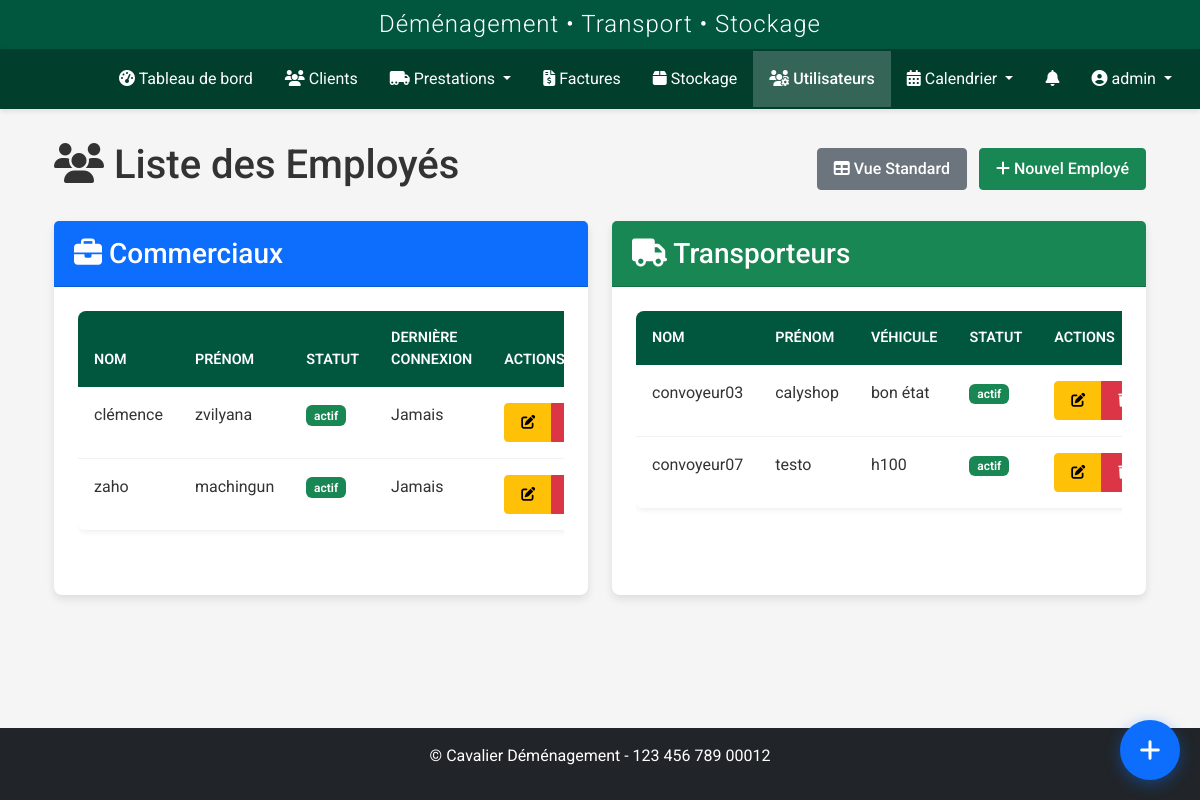
The app's page /utilisateurs/users/liste (signed in), older data.
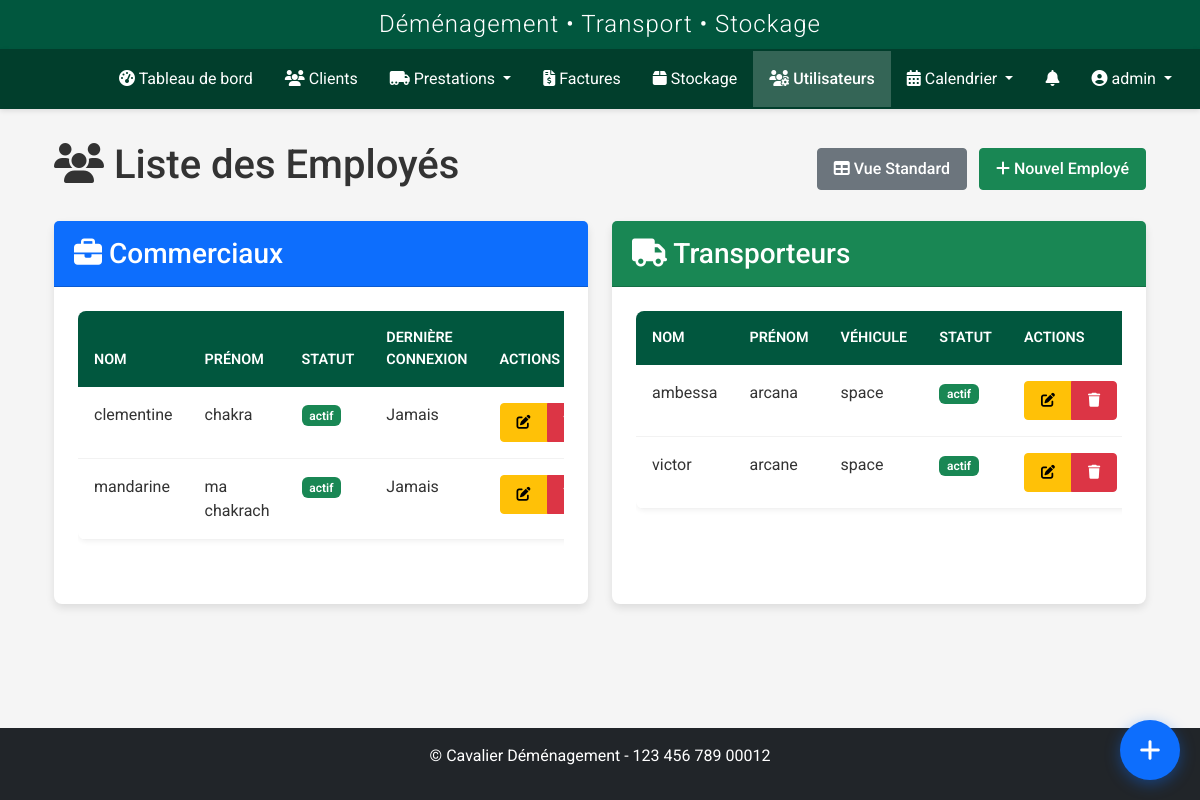
The same page, newer data.
### models.py (models this page shows, shortened)
class User(UserMixin, db.Model):
    id = db.Column(db.Integer, primary_key=True)
    nom = db.Column(db.String(64), nullable=False)
    prenom = db.Column(db.String(64), nullable=False)
    username = db.Column(db.String(64), unique=True, nullable=False)
    email = db.Column(db.String(120), unique=True, nullable=True)
    password_hash = db.Column(db.String(256), nullable=False)
    role = db.Column(db.String(20), nullable=False, default='transporteur')
    statut = db.Column(db.String(20), nullable=False, default='actif')
    vehicule = db.Column(db.String(100), nullable=True)
    type_vehicule_id = db.Column(db.Integer, db.ForeignKey('type_vehicule.id'), nullable=True)
    permis_conduire = db.Column(db.String(50), nullable=True)
    notes = db.Column(db.Text, nullable=True)
    derniere_connexion = db.Column(db.DateTime, nullable=True)
    date_creation = db.Column(db.DateTime, nullable=False, default=datetime.utcnow)
    prestations = db.relationship('Prestation', secondary=prestation_transporteurs, back_populates='transporteurs')
    type_vehicule = db.relationship('TypeVehicule', backref='transporteurs')
    def is_admin(self):
        return self.role in ['admin', 'superadmin']
    def is_transporteur(self):
        return self.role == 'transporteur' or self.is_admin()

### routes/user.py (the view)
@user_bp.route('/users/liste')
@login_required
@role_required('admin', 'superadmin')
def liste():
    users = User.query.filter(User.role.in_(['commercial', 'transporteur'])).order_by(User.role, User.nom).all()
    return render_template('users/liste.html', users=users)

### templates/users/liste.html (shortened to what this page needs)
{% extends "base.html" %}
{% block content %}
<div class="container-fluid">
    <div class="row mb-4">
        <div class="col-12">
            <div class="d-flex justify-content-between align-items-center">
                <h1><i class="fas fa-users"></i> Liste des Employés</h1>
                <div>
                    <a href="{{ url_for('user.index') }}" class="btn btn-secondary me-2">
                        <i class="fas fa-table"></i> Vue Standard
                    </a>
                    <a href="{{ url_for('user.add') }}" class="btn btn-success">
                        <i class="fas fa-plus"></i> Nouvel Employé
                    </a>
                </div>
            </div>
        </div>
    </div>
    <div class="row">
        <div class="col-md-6">
            <div class="card h-100">
                <div class="card-header bg-primary text-white">
                    <h3 class="card-title mb-0">
                        <i class="fas fa-briefcase"></i> Commerciaux
                    </h3>
                </div>
                <div class="card-body">
                    <div class="table-responsive">
                        <table class="table table-hover">
                            <thead>
                                <tr>
                                    <th>Nom</th>
                                    <th>Prénom</th>
                                    <th>Statut</th>
                                    <th>Dernière Connexion</th>
                                    <th>Actions</th>
                                </tr>
                            </thead>
                            <tbody>
                                {% for user in users %}
                                {% if user.role == 'commercial' %}
                                <tr>
                                    <td>{{ user.nom }}</td>
                                    <td>{{ user.prenom }}</td>
                                    <td>
                                        <span class="badge {% if user.statut == 'actif' %}bg-success{% else %}bg-danger{% endif %}">
                                            {{ user.statut }}
                                        </span>
                                    </td>
                                    <td>{{ user.derniere_connexion or 'Jamais' }}</td>
                                    <td>
                                        <div class="btn-group">
                                            <a href="{{ url_for('user.edit', id=user.id) }}" class="btn btn-sm btn-warning">
                                                <i class="fas fa-edit"></i>
                                            </a>
                                            <button class="btn btn-sm btn-danger" onclick="confirmDelete('{{ url_for('user.delete', id=user.id) }}', )">
                                            </button>
                                        </div>
                                    </td>
                                </tr>
                                {% endif %}
                                {% endfor %}
                            </tbody>
                        </table>
                    </div>
                </div>
            </div>
        </div>
        <div class="col-md-6">
            <div class="card h-100">
                <div class="card-header bg-success text-white">
                    <h3 class="card-title mb-0">
                        <i class="fas fa-truck"></i> Transporteurs
                    </h3>
                </div>
                <div class="card-body">
                    <div class="table-responsive">
                        <table class="table table-hover">
                            <thead>
                                <tr>
                                    <th>Nom</th>
                                    <th>Prénom</th>
                                    <th>Véhicule</th>
                                    <th>Statut</th>
                                    <th>Actions</th>
                                </tr>
                            </thead>
                            <tbody>
                                {% for user in users %}
                                {% if user.role == 'transporteur' %}
                                <tr>
                                    <td>{{ user.nom }}</td>
                                    <td>{{ user.prenom }}</td>
                                    <td>{{ user.vehicule or 'Non assigné' }}</td>
                                    <td>
                                        <span class="badge {% if user.statut == 'actif' %}bg-success{% else %}bg-danger{% endif %}">
                                            {{ user.statut }}
                                        </span>
                                    </td>
                                    <td>
                                        <div class="btn-group">
                                            <a href="{{ url_for('user.edit', id=user.id) }}" class="btn btn-sm btn-warning">
                                                <i class="fas fa-edit"></i>
                                            </a>
                                            <button class="btn btn-sm btn-danger" onclick="confirmDelete('{{ url_for('user.delete', id=user.id) }}', )">
                                                <i class="fas fa-trash"></i>
                                            </button>
                                        </div>
                                    </td>
                                </tr>
                                {% endif %}
                                {% endfor %}
                            </tbody>
                        </table>
                    </div>
                </div>
            </div>
        </div>
    </div>
</div>
{% endblock %}

### templates/base.html (shortened to what this page needs)
<!DOCTYPE html>
<html lang="fr">
<head>
    <link href="https://cdn.jsdelivr.net/npm/bootstrap@5.2.3/dist/css/bootstrap.min.css" rel="stylesheet">
    <link rel="stylesheet" href="https://cdnjs.cloudflare.com/ajax/libs/font-awesome/6.2.1/css/all.min.css">
    <link rel="stylesheet" href="https://cdnjs.cloudflare.com/ajax/libs/toastr.js/latest/toastr.min.css">
    <link href="https://cdn.jsdelivr.net/npm/fullcalendar@5.11.3/main.min.css" rel="stylesheet">
    <link href="https://cdn.jsdelivr.net/npm/summernote@0.8.18/dist/summernote-lite.min.css" rel="stylesheet">
    <link rel="stylesheet" href="{{ url_for('static', filename='css/style.css') }}">
    <link rel="stylesheet" href="{{ url_for('static', filename='css/notification-flash.css') }}">
    <link rel="stylesheet" href="{{ url_for('static', filename='css/notifications.css') }}">
    <link rel="stylesheet" href="{{ url_for('static', filename='css/prestations.css') }}">
    <link rel="stylesheet" href="{{ url_for('static', filename='css/custom-calendar.css') }}">
    <link rel="stylesheet" href="{{ url_for('static', filename='css/navbar-logos.css') }}">
    <link rel="stylesheet" href="{{ url_for('static', filename='css/whatsapp-buttons.css') }}">
    <link rel="stylesheet" href="{{ url_for('static', filename='css/quick-access-bubble.css') }}">
</head>
<body {% if current_user.is_authenticated %}data-user-role="{{ current_user.role }}" data-user-id="{{ current_user.id }}"{% endif %}>
    {% if current_user.is_authenticated %}
        <header>
            <div class="app-header">
                <h2>Déménagement • Transport • Stockage</h2>
            </div>
            <nav class="navbar navbar-dark navbar-expand-lg">
                <div class="container-fluid">
                    <a class="navbar-brand" href="{{ url_for('dashboard.index') }}">
                        <div class="logo-slideshow">
                        </div>
                    </a>
                    <div class="collapse navbar-collapse" id="navbarMain">
                        <ul class="navbar-nav me-auto mb-2 mb-lg-0">
                            <li class="nav-item">
                                <a class="nav-link {% if request.endpoint == 'dashboard.index' %}active{% endif %}" href="{{ url_for('dashboard.index') }}">
                                    <i class="fas fa-tachometer-alt"></i> Tableau de bord
                                </a>
                            </li>
                            <li class="nav-item">
                                <a class="nav-link {% if request.endpoint.startswith('client.') %}active{% endif %}" href="{{ url_for('client.index') }}">
                                    <i class="fas fa-users"></i> Clients
                                </a>
                            </li>
                            <li class="nav-item dropdown">
                                <a class="nav-link dropdown-toggle {% if request.endpoint.startswith('prestation.') %}active{% endif %}" href="#" id="prestationsDropdown" role="button" data-bs-toggle="dropdown" aria-expanded="false">
                                    <i class="fas fa-truck-moving"></i> Prestations
                                </a>
                            </li>
                            <li class="nav-item">
                                <a class="nav-link {% if request.endpoint.startswith('facture.') %}active{% endif %}" href="{{ url_for('facture.index') }}">
                                    <i class="fas fa-file-invoice-dollar"></i> Factures
                                </a>
                            </li>
                            <li class="nav-item">
                                <a class="nav-link {% if request.endpoint.startswith('stockage.') %}active{% endif %}" href="{{ url_for('stockage.index') }}">
                                    <i class="fas fa-box"></i> Stockage
                                </a>
                            </li>
                            {% if current_user.is_admin %}
                            <li class="nav-item">
                                <a class="nav-link {% if request.endpoint.startswith('user.') %}active{% endif %}" href="{{ url_for('user.index') }}">
                                    <i class="fas fa-users-cog"></i> Utilisateurs
                                </a>
                            </li>
                            {% endif %}
                            <li class="nav-item dropdown">
                                <a class="nav-link dropdown-toggle {% if request.endpoint.startswith('calendrier.') %}active{% endif %}" href="#" id="calendrierDropdown" role="button" data-bs-toggle="dropdown" aria-expanded="false">
                                    <i class="fas fa-calendar-alt"></i> Calendrier
                                </a>
                            </li>
                        </ul>
                        <ul class="navbar-nav">
                            {% if current_user.is_authenticated and (current_user.is_transporteur() or current_user.is_admin() or current_user.role in ['commercial', 'superadmin']) %}
                            <li class="nav-item">
                                <a href="{{ url_for('transporteur_prestations.notifications') }}" class="nav-link position-relative">
                                    <i class="fas fa-bell"></i>
                                </a>
                            </li>
                            {% endif %}
                            <li class="nav-item dropdown">
                                <a class="nav-link dropdown-toggle" href="#" id="userDropdown" role="button" data-bs-toggle="dropdown">
                                    <i class="fas fa-user-circle"></i> {{ current_user.username }}
                                </a>
                            </li>
                        </ul>
                    </div>
                </div>
            </nav>
        </header>
        <main class="main-content">
            <div class="container">
                {% block content %}{% endblock %}
            </div>
        </main>
        <footer class="mt-5 py-3 bg-dark text-white">
            <div class="container text-center">
                <p>&copy; {{ config.COMPANY_FULL_NAME }} - {{ config.COMPANY_SIRET }}</p>
            </div>
        </footer>
    {% else %}
        <main class="main-content">
            <div class="container">
                {% block auth_content %}{% endblock %}
            </div>
        </main>
    {% endif %}
</body>
</html>

Row changes from the older to the newer data that the page shows:
removed User: nom "zaho", prenom "machingun", statut "actif", derniere_connexion "Jamais", shown under "Commerciaux"
removed User: nom "convoyeur03", prenom "calyshop", vehicule "bon état", statut "actif", shown under "Transporteurs"
removed User: nom "convoyeur07", prenom "testo", vehicule "h100", statut "actif", shown under "Transporteurs"
changed User: nom "clémence" → "clementine"; prenom "zvilyana" → "chakra"
added User: nom "mandarine", prenom "ma chakrach", statut "actif", derniere_connexion "Jamais", shown under "Commerciaux"
added User: nom "ambessa", prenom "arcana", vehicule "space", statut "actif", shown under "Transporteurs"
added User: nom "victor", prenom "arcane", vehicule "space", statut "actif", shown under "Transporteurs"
